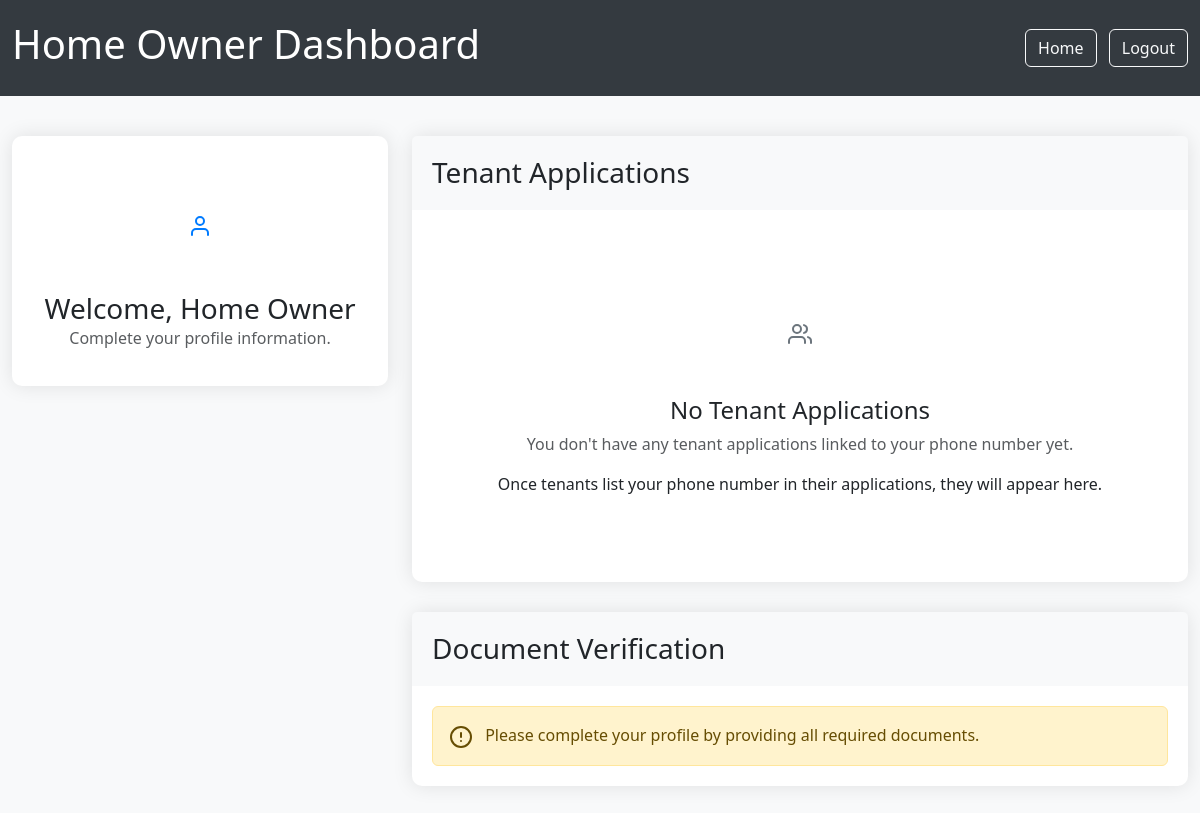
The page /HomeOwnerdashboard/ (signed in) on the database as committed earlier.
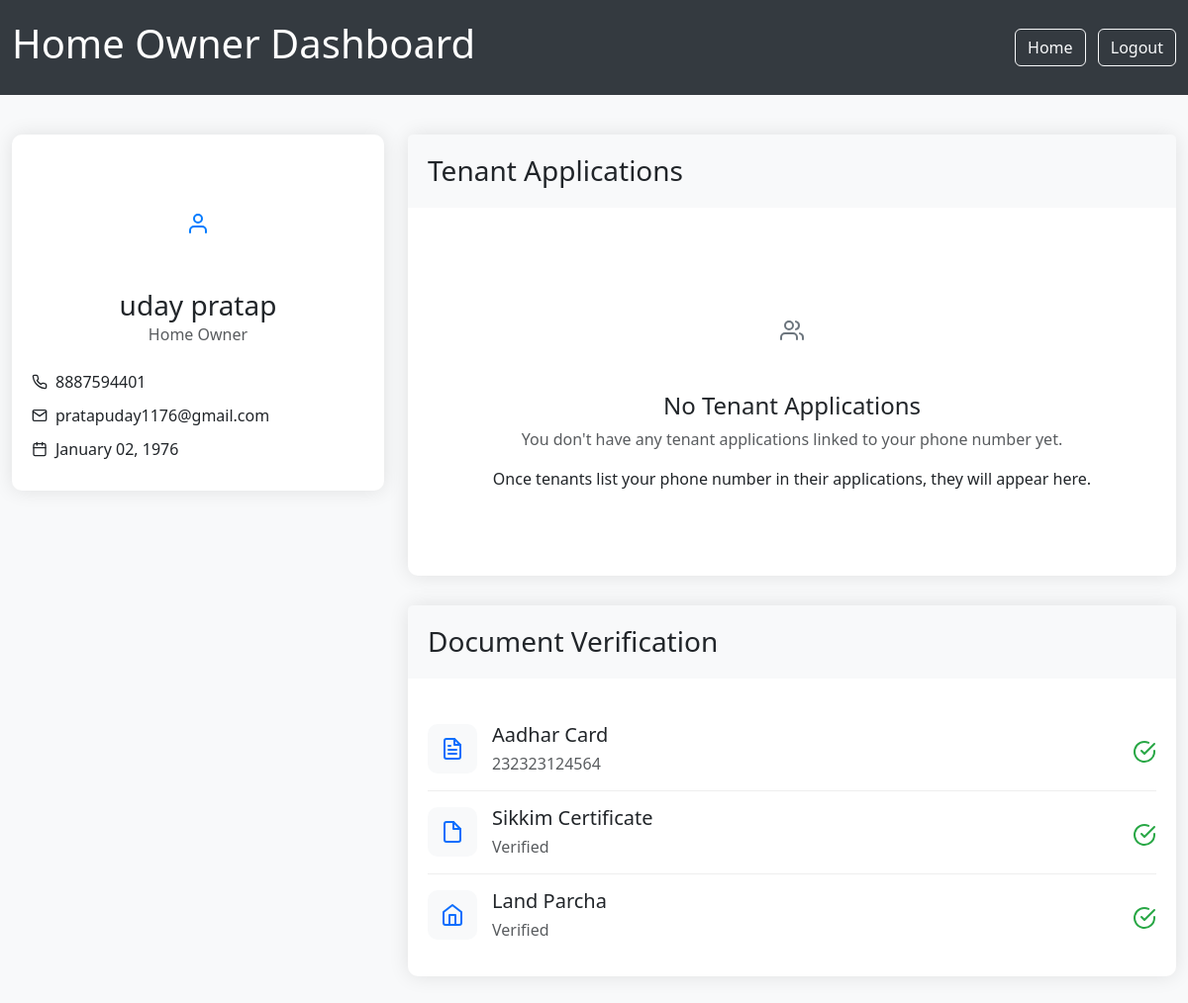
The same page on the database as committed later.
### Tenant/models.py (models this page shows, shortened)
class HomeOwner(models.Model):
    user = models.OneToOneField(
        User,
        on_delete=models.CASCADE,
        related_name='homeowner_profile'
    )
    first_name = models.CharField(max_length=100)
    middle_name = models.CharField(max_length=100, blank=True, null=True)
    last_name = models.CharField(max_length=100)
    date_of_birth = models.DateField()
    age = models.PositiveIntegerField(blank=True, null=True)
    photo = models.ImageField(upload_to='homeowner_photos/')
    phone = models.CharField(
        max_length=15,
        validators=[RegexValidator(r'^\d{10,15}$', 'Enter a valid phone number')]
    )
    aadhar_card = models.FileField(
        upload_to='aadhar_cards/',
        validators=[FileExtensionValidator(['pdf', 'jpg', 'jpeg', 'png'])]
    )
    aadhar_number = models.CharField(
        max_length=12,
        validators=[RegexValidator(r'^\d{12}$', 'Enter a valid 12-digit Aadhar number')]
    )
    sikkim_certificate = models.FileField(
        upload_to='sikkim_certificates/',
        validators=[FileExtensionValidator(['pdf', 'jpg', 'jpeg', 'png'])]
    )
    residential_certificate = models.FileField(
        upload_to='residential_certificates/',
        validators=[FileExtensionValidator(['pdf', 'jpg', 'jpeg', 'png'])]
    )
    land_parcha = models.FileField(
        upload_to='land_parchas/',
        validators=[FileExtensionValidator(['pdf', 'jpg', 'jpeg', 'png'])]
    )
    created_at = models.DateTimeField(default=timezone.now)
    updated_at = models.DateTimeField(auto_now=True)
    class Meta:
        verbose_name = 'Home Owner'
        verbose_name_plural = 'Home Owners'
        ordering = ['-created_at']

class User(AbstractBaseUser, PermissionsMixin):
    ROLE_CHOICES = [
        ('tenant', 'Tenant'),
        ('home_owner', 'Home Owner'),
        ('police', 'Police'),
    ]
    email = models.EmailField(unique=True)
    role = models.CharField(max_length=20, choices=ROLE_CHOICES)
    otp = models.CharField(max_length=6, blank=True, null=True)
    otp_created_at = models.DateTimeField(blank=True, null=True)
    is_active = models.BooleanField(default=True)
    is_staff = models.BooleanField(default=False)
    date_joined = models.DateTimeField(auto_now_add=True)
    objects = CustomUserManager()
    USERNAME_FIELD = 'email'
    REQUIRED_FIELDS = ['role']
    class Meta:
        verbose_name = 'User'
        verbose_name_plural = 'Users'

### Tenant/views.py (the view)
# urls.py: path('HomeOwnerdashboard/', views.HomeOwnerdashboard, name='HomeOwnerdashboard'),
def HomeOwnerdashboard(request):
    email = request.session.get('verified_email')
    owner = None
    tenants = []
    if email:
        user = User.objects.filter(email=email).first()
        if user and user.role == 'home_owner':
            owner = HomeOwner.objects.filter(user=user).first()
            if owner:
                tenants = Tenant.objects.filter(owner_phone_number=owner.phone)
    return render(request, 'HomeOwnerdashboard.html', {
        'owner': owner,
        'tenants': tenants
    })

### Template/HomeOwnerdashboard.html (shortened to what this page needs)
<!DOCTYPE html>
<html lang="en">
<head>
    <link rel="stylesheet" href="https://cdn.jsdelivr.net/npm/bootstrap@5.3.0/dist/css/bootstrap.min.css">
    <link rel="stylesheet" href="/static/css/style.css">
</head>
<body>
    <header class="header">
        <div class="container d-flex justify-content-between align-items-center">
            <h1>Home Owner Dashboard</h1>
            <div>
                <a href="/index/?role=home_owner" class="btn btn-outline-light me-2">Home</a>
                <a href="/logout/" class="btn btn-outline-light">Logout</a>
            </div>
        </div>
    </header>
    <div class="container my-4">
        <div class="row">
            <div class="col-md-4">
                <div class="card profile-card">
                    <div class="card-body text-center">
                        <div class="profile-icon mb-3">
                            <i data-feather="user"></i>
                        </div>
                        {% if owner %}
                            <h3 class="mb-0">{{ owner.first_name }} {{ owner.last_name }}</h3>
                            <p class="text-muted">Home Owner</p>
                            <div class="profile-details mt-4">
                                <div class="detail-item">
                                    <i data-feather="phone" class="icon-sm me-2"></i>
                                    <span>{{ owner.phone }}</span>
                                </div>
                                <div class="detail-item">
                                    <i data-feather="mail" class="icon-sm me-2"></i>
                                    <span>{{ owner.user.email }}</span>
                                </div>
                                <div class="detail-item">
                                    <i data-feather="calendar" class="icon-sm me-2"></i>
                                    <span>{{ owner.date_of_birth|date:"F d, Y" }}</span>
                                </div>
                            </div>
                        {% else %}
                            <h3 class="mb-0">Welcome, Home Owner</h3>
                            <p class="text-muted">Complete your profile information.</p>
                        {% endif %}
                    </div>
                </div>
            </div>
            <div class="col-md-8">
                <div class="card">
                    <div class="card-header">
                        <h3 class="mb-0">Tenant Applications</h3>
                    </div>
                    <div class="card-body">
                        {% if tenants %}
                            <div class="table-responsive">
                                <table class="table table-hover">
                                    <thead>
                                        <tr>
                                            <th>Name</th>
                                            <th>Phone</th>
                                            <th>District</th>
                                            <th>Status</th>
                                            <th>Submitted</th>
                                        </tr>
                                    </thead>
                                    <tbody>
                                        {% for tenant in tenants %}
                                            <tr>
                                                <td>{{ tenant.first_name }} {{ tenant.last_name }}</td>
                                                <td>{{ tenant.tenant_phone_number }}</td>
                                                <td>{{ tenant.district }}</td>
                                                <td>
                                                    {% if tenant.status == 'pending' %}
                                                        <span class="badge bg-warning text-dark">Pending</span>
                                                    {% elif tenant.status == 'approved' %}
                                                        {% if tenant.police_status == 'pending' %}
                                                            <span class="badge bg-info">Police Verification Pending</span>
                                                        {% elif tenant.police_status == 'approved' %}
                                                            <span class="badge bg-success">Approved</span>
                                                        {% else %}
                                                            <span class="badge bg-danger">Rejected by Police</span>
                                                        {% endif %}
                                                    {% else %}
                                                        <span class="badge bg-danger">Rejected</span>
                                                    {% endif %}
                                                </td>
                                                <td>{{ tenant.created_at|date:"M d, Y" }}</td>
                                            </tr>
                                        {% endfor %}
                                    </tbody>
                                </table>
                            </div>
                        {% else %}
                            <div class="empty-state">
                                <div class="empty-icon">
                                    <i data-feather="users"></i>
                                </div>
                                <h4>No Tenant Applications</h4>
                                <p class="text-muted">You don't have any tenant applications linked to your phone number yet.</p>
                                <p>Once tenants list your phone number in their applications, they will appear here.</p>
                            </div>
                        {% endif %}
                    </div>
                </div>
                <div class="card mt-4">
                    <div class="card-header">
                        <h3 class="mb-0">Document Verification</h3>
                    </div>
                    <div class="card-body">
                        {% if owner %}
                            <div class="document-list">
                                <div class="document-item">
                                    <div class="document-icon bg-light text-primary">
                                        <i data-feather="file-text"></i>
                                    </div>
                                    <div class="document-details">
                                        <h5>Aadhar Card</h5>
                                        <p class="text-muted mb-0">{{ owner.aadhar_number }}</p>
                                    </div>
                                    <div class="document-status verified">
                                        <i data-feather="check-circle"></i>
                                    </div>
                                </div>
                                <div class="document-item">
                                    <div class="document-icon bg-light text-primary">
                                        <i data-feather="file"></i>
                                    </div>
                                    <div class="document-details">
                                        <h5>Sikkim Certificate</h5>
                                        <p class="text-muted mb-0">Verified</p>
                                    </div>
                                    <div class="document-status verified">
                                        <i data-feather="check-circle"></i>
                                    </div>
                                </div>
                                <div class="document-item">
                                    <div class="document-icon bg-light text-primary">
                                        <i data-feather="home"></i>
                                    </div>
                                    <div class="document-details">
                                        <h5>Land Parcha</h5>
                                        <p class="text-muted mb-0">Verified</p>
                                    </div>
                                    <div class="document-status verified">
                                        <i data-feather="check-circle"></i>
                                    </div>
                                </div>
                            </div>
                        {% else %}
                            <div class="alert alert-warning mb-0">
                                <i data-feather="alert-circle" class="me-2"></i>
                                Please complete your profile by providing all required documents.
                            </div>
                        {% endif %}
                    </div>
                </div>
            </div>
        </div>
    </div>
</body>
</html>

### static/css/style.css (style rules this page uses)
body { font-family: 'Segoe UI', Tahoma, Geneva, Verdana, sans-serif; background-color: #f8f9fa; }
.header { background-color: #343a40; color: white; padding: 20px 0; margin-bottom: 40px; }
.container { max-width: 1200px; }
.icon-sm { width: 16px; height: 16px; }
.card { border: none; border-radius: 10px; box-shadow: 0 0 20px rgba(0, 0, 0, 0.1); margin-bottom: 30px; }
.card-header { background-color: #f8f9fa; border-bottom: none; padding: 20px; }
.card-body { padding: 20px; }
.empty-state { text-align: center; padding: 50px 0; }
.empty-icon { font-size: 4rem; color: #6c757d; margin-bottom: 20px; }
.profile-card { text-align: center; }
.profile-icon { font-size: 5rem; color: #007bff; }
.profile-details { text-align: left; }
.detail-item { display: flex; align-items: center; margin-bottom: 10px; }
.document-list { margin-top: 10px; }
.document-item { display: flex; align-items: center; padding: 15px 0; border-bottom: 1px solid #eee; }
.document-item:last-child { border-bottom: none; }
.document-icon { width: 50px; height: 50px; border-radius: 10px; display: flex; align-items: center; justify-content: center; margin-right: 15px; }
.document-details { flex: 1; }
.document-details h5 { margin-bottom: 5px; }
.document-status { color: #28a745; font-size: 1.5rem; }

Rows that differ between the two databases and show on the page:
added HomeOwner: first_name "uday", last_name "pratap", phone "8887594401", user.email "pratapuday1176@gmail.com", date_of_birth "January 02, 1976", aadhar_number "232323124564"
Other text that changed with them:
text no longer shown: "Welcome, Home Owner Complete your profile information. Please complete your profile by providing all required documents."
text now shown: "Home Owner Aadhar Card Sikkim Certificate Verified Land Parcha Verified"
